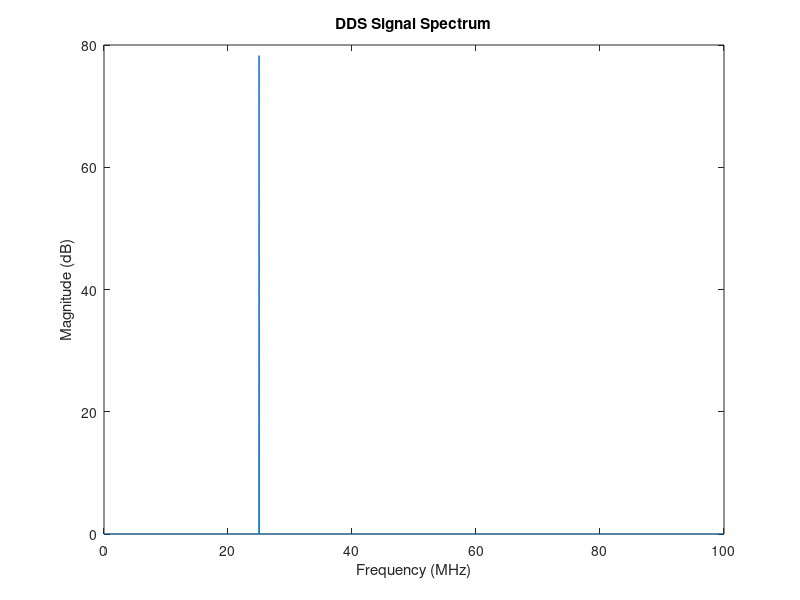
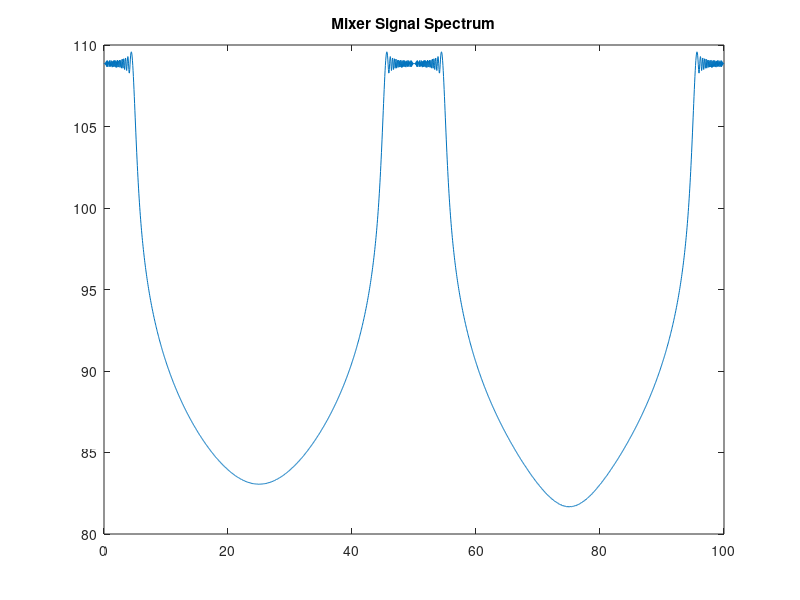
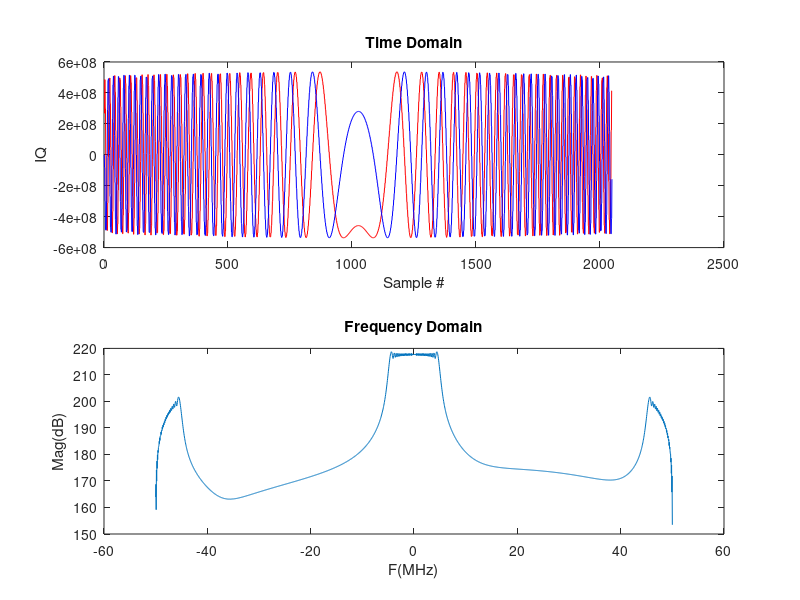

The MATLAB script that drew these images, in order:
Fs=100e6;
dt=1/Fs;
N=2048;
t=dt.*(0:N-1);

% generate DDS signal at 25MHz
Fc=25e6; % 25 MHz carreir frequency
A=32767; % max value for 16 bitw = 2^15 - 1
dds=round(A*exp(1j*2*pi*Fc.*t)); % complex exponentional has real and imaginary part

% create a chirp signal from 70-80MHz
% this is in the 2nd Nyquist Zone
f1=70e6;
f2=80e6;
x=round(A*chirp(t,f1,t(end),f2,'linear'));


% plot DDS signal
figure(2);
dds_spect=10*log10(abs(fft(dds)));
dds_spect(dds_spect<0)=0;

% length(x) to N so it doesn't error out
f=linspace(0, Fs/1e6, N); 

plot(f, dds_spect);
title('DDS Signal Spectrum');
xlabel('Frequency (MHz)');
ylabel('Magnitude (dB)');

% Mixing code
y=dds.*x;

% plot mixer output
figure(3);
mix_spect=10*log10(abs(fft(y)));
mix_spect(mix_spect<0)=0;
f=linspace(0,Fs/1e6,length(x));
plot(f,mix_spect);
title('Mixer Signal Spectrum');

% filter the output
h=[0.25 0.25 0.25 0.25];
z=filter(h,1,y);
figure(4);
subplot(2,1,1);
plot(real(z),'r');
hold on;
plot(imag(z),'b');
hold off;
xlabel('Sample #');ylabel('IQ');
title('Time Domain');
subplot(2,1,2);
Z=20*log10(abs(fft(z)));
f=linspace(-Fs/2/1e6,Fs/2/1e6,length(z));
plot(f,fftshift(Z));
xlabel('F(MHz)');ylabel('Mag(dB)');
title('Frequency Domain');
